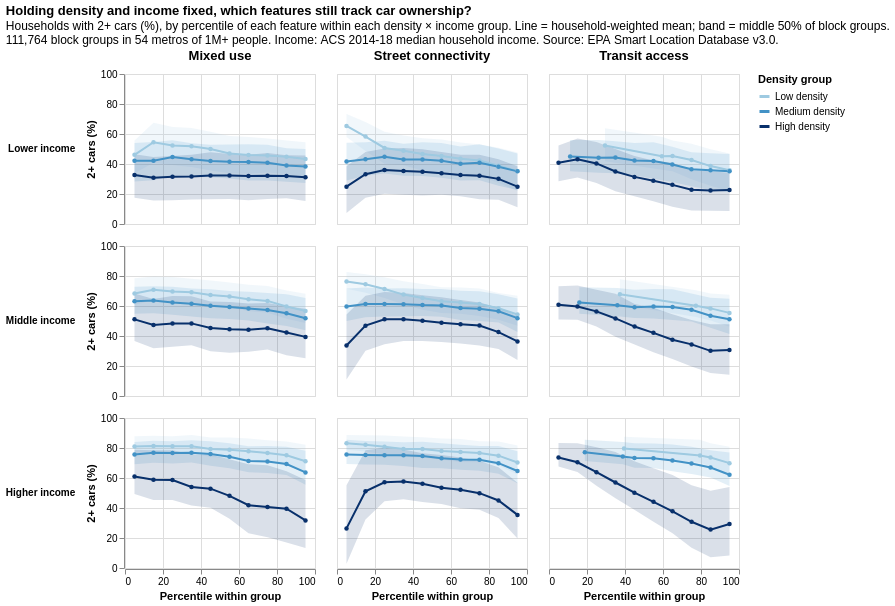

Write notebook code for a chart like this one.
### Code cell
base3 = alt.Chart().encode(
    x=alt.X("x:Q", title="Percentile within group", scale=alt.Scale(domain=[0, 100])),
    color=alt.Color("density_group:N", title="Density group", sort=DENSITY_GROUPS,
                    scale=alt.Scale(range=["#9ecae1", "#4292c6", "#08306b"]),
                    # legend shows the line colors, not the faint band colors
                    legend=alt.Legend(symbolType="stroke", symbolStrokeWidth=3, symbolOpacity=1)),
)
# middle 50% of block groups in each bin
bands = base3.mark_area(opacity=0.15).encode(
    y=alt.Y("q25:Q", title="2+ cars (%)", scale=alt.Scale(domain=[0, 100])),
    y2="q75:Q",
)
means = base3.mark_line(point=alt.OverlayMarkDef(size=20)).encode(
    y="y:Q",
    tooltip=["feature", "income_group", "density_group", "bin", "y", "q25", "q75", "n"],
)

fig3 = alt.layer(bands, means, data=prof3).properties(
    width=190,
    height=150,
).facet(
    row=alt.Row("income_group:N", title=None, sort=INCOME_GROUPS,
                header=alt.Header(labelAngle=0, labelAlign="left", labelFontWeight="bold")),
    column=alt.Column("feature:N", title=None, sort=["Mixed use", "Street connectivity", "Transit access"],
                      header=alt.Header(labelFontWeight="bold", labelFontSize=13)),
).properties(
    title=alt.Title(
        "Holding density and income fixed, which features still track car ownership?",
        subtitle=[f"Households with 2+ cars (%), by percentile of each feature within each density × income group. "
                  f"Line = household-weighted mean; band = middle 50% of block groups.",
                  f"{df['income_group'].notna().sum():,} block groups in 54 metros of 1M+ people. "
                  f"Income: {INCOME_SOURCE}. Source: EPA Smart Location Database v3.0."],
    ),
)

fig3.save("../figures/fig3_within_density_income.png", scale_factor=2)
fig3.save("../figures/fig3_within_density_income.html")
fig3

### Figure 1 — Vega-Lite specification as saved in the notebook (floating-point values rounded to 4 significant figures; data arrays with more than 128 entries replaced by an {"elided": "..."} marker saying what was removed)
{"config": {"view": {"continuousWidth": 300, "continuousHeight": 300}}, "data": {"name": "data-faa6e9a3080bd3dcbb86d4da81542351"}, "facet": {"column": {"field": "feature", "header": {"labelFontSize": 13, "labelFontWeight": "bold"}, "sort": ["Mixed use", "Street connectivity", "Transit access"], "title": null, "type": "nominal"}, "row": {"field": "income_group", "header": {"labelAlign": "left", "labelAngle": 0, "labelFontWeight": "bold"}, "sort": ["Lower income", "Middle income", "Higher income"], "title": null, "type": "nominal"}}, "spec": {"layer": [{"mark": {"type": "area", "opacity": 0.15}, "encoding": {"color": {"field": "density_group", "legend": {"symbolOpacity": 1, "symbolStrokeWidth": 3, "symbolType": "stroke"}, "scale": {"range": ["#9ecae1", "#4292c6", "#08306b"]}, "sort": ["Low density", "Medium density", "High density"], "title": "Density group", "type": "nominal"}, "x": {"field": "x", "scale": {"domain": [0, 100]}, "title": "Percentile within group", "type": "quantitative"}, "y": {"field": "q25", "scale": {"domain": [0, 100]}, "title": "2+ cars (%)", "type": "quantitative"}, "y2": {"field": "q75"}}}, {"mark": {"type": "line", "point": {"size": 20}}, "encoding": {"color": {"field": "density_group", "legend": {"symbolOpacity": 1, "symbolStrokeWidth": 3, "symbolType": "stroke"}, "scale": {"range": ["#9ecae1", "#4292c6", "#08306b"]}, "sort": ["Low density", "Medium density", "High density"], "title": "Density group", "type": "nominal"}, "tooltip": [{"field": "feature", "type": "nominal"}, {"field": "income_group", "type": "nominal"}, {"field": "density_group", "type": "nominal"}, {"field": "bin", "type": "quantitative"}, {"field": "y", "type": "quantitative"}, {"field": "q25", "type": "quantitative"}, {"field": "q75", "type": "quantitative"}, {"field": "n", "type": "quantitative"}], "x": {"field": "x", "scale": {"domain": [0, 100]}, "title": "Percentile within group", "type": "quantitative"}, "y": {"field": "y", "type": "quantitative"}}}], "height": 150, "width": 190}, "title": {"text": "Holding density and income fixed, which features still track car ownership?", "subtitle": ["Households with 2+ cars (%), by percentile of each feature within each density × income group. Line = household-weighted mean; band = middle 50% of block groups.", "111,764 block groups in 54 metros of 1M+ people. Income: ACS 2014-18 median household income. Source: EPA Smart Location Database v3.0."]}, "$schema": "https://vega.github.io/schema/vega-lite/v6.4.1.json", "datasets": {"data-faa6e9a3080bd3dcbb86d4da81542351": {"elided": "249 records"}}}
